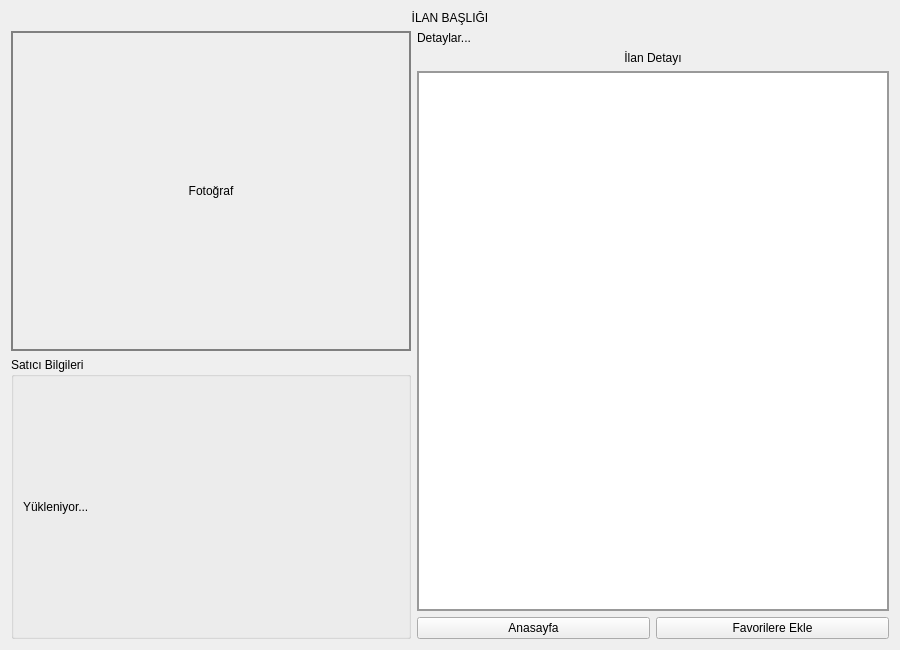
<?xml version="1.0" encoding="UTF-8"?>
<ui version="4.0">
<class>IlanDetay</class>

<widget class="QWidget" name="IlanDetay">
 <property name="geometry">
  <rect>
   <x>0</x>
   <y>0</y>
   <width>900</width>
   <height>650</height>
  </rect>
 </property>

 <property name="windowTitle">
  <string>İlan Detay</string>
 </property>

 <layout class="QVBoxLayout" name="verticalLayoutMain">

  <!-- Başlık -->
  <item>
   <widget class="QLabel" name="lblBaslik">
    <property name="text">
     <string>İLAN BAŞLIĞI</string>
    </property>
    <property name="alignment">
     <set>Qt::AlignCenter</set>
    </property>
   </widget>
  </item>

  <item>
   <layout class="QHBoxLayout" name="horizontalLayout">

    <!-- SOL -->
    <item>
     <layout class="QVBoxLayout">

      <item>
       <widget class="QLabel" name="lblFoto">
        <property name="minimumSize">
         <size>
          <width>400</width>
          <height>320</height>
         </size>
        </property>
        <property name="styleSheet">
         <string>background:#eeeeee;border:2px solid gray;</string>
        </property>
        <property name="text">
         <string>Fotoğraf</string>
        </property>
        <property name="alignment">
         <set>Qt::AlignCenter</set>
        </property>
       </widget>
      </item>

      <item>
       <widget class="QGroupBox" name="groupBox">
        <property name="title">
         <string>Satıcı Bilgileri</string>
        </property>

        <layout class="QVBoxLayout">
         <item>
          <widget class="QLabel" name="lblSaticiBilgi">
           <property name="text">
            <string>Yükleniyor...</string>
           </property>
          </widget>
         </item>
        </layout>

       </widget>
      </item>

     </layout>
    </item>

    <!-- SAĞ -->
    <item>
     <layout class="QVBoxLayout">

      <item>
       <widget class="QLabel" name="lblDetaylar">
        <property name="text">
         <string>Detaylar...</string>
        </property>
       </widget>
      </item>

      <!-- BAŞLIK -->
      <item>
       <widget class="QLabel" name="lblAciklamaBaslik">
        <property name="text">
         <string>İlan Detayı</string>
        </property>
        <property name="alignment">
         <set>Qt::AlignCenter</set>
        </property>
       </widget>
      </item>

      <!-- AÇIKLAMA KUTUSU -->
      <item>
       <widget class="QTextEdit" name="txtAciklama">
        <property name="minimumSize">
         <size>
          <width>350</width>
          <height>250</height>
         </size>
        </property>

        <property name="styleSheet">
         <string>
background:white;
border:2px solid #999;
padding:8px;
         </string>
        </property>
       </widget>
      </item>

      <!-- Butonlar -->
      <item>
       <layout class="QHBoxLayout">

        <item>
         <widget class="QPushButton" name="btnAnasayfa">
          <property name="text">
           <string>Anasayfa</string>
          </property>
         </widget>
        </item>

        <item>
         <widget class="QPushButton" name="btnFavori">
          <property name="text">
           <string>Favorilere Ekle</string>
          </property>
         </widget>
        </item>

       </layout>
      </item>

     </layout>
    </item>

   </layout>
  </item>

 </layout>
</widget>

<resources/>
<connections/>
</ui>
